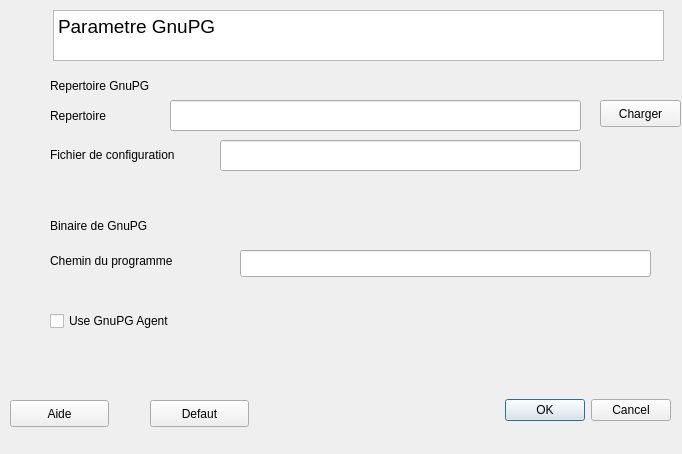
<?xml version="1.0" encoding="UTF-8"?>
<ui version="4.0">
 <class>config</class>
 <widget class="QDialog" name="config">
  <property name="geometry">
   <rect>
    <x>0</x>
    <y>0</y>
    <width>682</width>
    <height>454</height>
   </rect>
  </property>
  <property name="windowTitle">
   <string>Dialog</string>
  </property>
  <widget class="QLineEdit" name="lineEdit">
   <property name="geometry">
    <rect>
     <x>220</x>
     <y>140</y>
     <width>361</width>
     <height>31</height>
    </rect>
   </property>
  </widget>
  <widget class="QLineEdit" name="lineEdit_2">
   <property name="geometry">
    <rect>
     <x>170</x>
     <y>100</y>
     <width>411</width>
     <height>31</height>
    </rect>
   </property>
  </widget>
  <widget class="QPushButton" name="pushButton">
   <property name="geometry">
    <rect>
     <x>600</x>
     <y>100</y>
     <width>81</width>
     <height>27</height>
    </rect>
   </property>
   <property name="text">
    <string>Charger</string>
   </property>
  </widget>
  <widget class="QDialogButtonBox" name="buttonBox">
   <property name="geometry">
    <rect>
     <x>490</x>
     <y>390</y>
     <width>181</width>
     <height>41</height>
    </rect>
   </property>
   <property name="standardButtons">
    <set>QDialogButtonBox::Cancel|QDialogButtonBox::Ok</set>
   </property>
  </widget>
  <widget class="QCheckBox" name="checkBox">
   <property name="geometry">
    <rect>
     <x>50</x>
     <y>310</y>
     <width>171</width>
     <height>22</height>
    </rect>
   </property>
   <property name="text">
    <string>Use GnuPG Agent</string>
   </property>
  </widget>
  <widget class="QLabel" name="label">
   <property name="geometry">
    <rect>
     <x>50</x>
     <y>100</y>
     <width>131</width>
     <height>31</height>
    </rect>
   </property>
   <property name="text">
    <string>Repertoire </string>
   </property>
  </widget>
  <widget class="QLabel" name="label_2">
   <property name="geometry">
    <rect>
     <x>50</x>
     <y>139</y>
     <width>221</width>
     <height>31</height>
    </rect>
   </property>
   <property name="text">
    <string>Fichier de configuration</string>
   </property>
  </widget>
  <widget class="QLabel" name="label_3">
   <property name="geometry">
    <rect>
     <x>50</x>
     <y>210</y>
     <width>151</width>
     <height>31</height>
    </rect>
   </property>
   <property name="text">
    <string>Binaire de GnuPG</string>
   </property>
  </widget>
  <widget class="QLabel" name="label_4">
   <property name="geometry">
    <rect>
     <x>50</x>
     <y>250</y>
     <width>171</width>
     <height>21</height>
    </rect>
   </property>
   <property name="text">
    <string>Chemin du programme</string>
   </property>
  </widget>
  <widget class="QLineEdit" name="lineEdit_3">
   <property name="geometry">
    <rect>
     <x>240</x>
     <y>250</y>
     <width>411</width>
     <height>27</height>
    </rect>
   </property>
  </widget>
  <widget class="QLabel" name="label_5">
   <property name="geometry">
    <rect>
     <x>50</x>
     <y>70</y>
     <width>261</width>
     <height>31</height>
    </rect>
   </property>
   <property name="text">
    <string>Repertoire GnuPG</string>
   </property>
  </widget>
  <widget class="QPushButton" name="pushButton_2">
   <property name="geometry">
    <rect>
     <x>10</x>
     <y>400</y>
     <width>99</width>
     <height>27</height>
    </rect>
   </property>
   <property name="text">
    <string>Aide</string>
   </property>
  </widget>
  <widget class="QPushButton" name="pushButton_3">
   <property name="geometry">
    <rect>
     <x>150</x>
     <y>400</y>
     <width>99</width>
     <height>27</height>
    </rect>
   </property>
   <property name="text">
    <string>Defaut</string>
   </property>
  </widget>
  <widget class="QTextEdit" name="textEdit">
   <property name="geometry">
    <rect>
     <x>53</x>
     <y>10</y>
     <width>611</width>
     <height>51</height>
    </rect>
   </property>
   <property name="html">
    <string>&lt;!DOCTYPE HTML PUBLIC &quot;-//W3C//DTD HTML 4.0//EN&quot; &quot;http://www.w3.org/TR/REC-html40/strict.dtd&quot;&gt;
&lt;html&gt;&lt;head&gt;&lt;meta name=&quot;qrichtext&quot; content=&quot;1&quot; /&gt;&lt;style type=&quot;text/css&quot;&gt;
p, li { white-space: pre-wrap; }
&lt;/style&gt;&lt;/head&gt;&lt;body style=&quot; font-family:'Ubuntu'; font-size:11pt; font-weight:400; font-style:normal;&quot;&gt;
&lt;p style=&quot; margin-top:0px; margin-bottom:0px; margin-left:0px; margin-right:0px; -qt-block-indent:0; text-indent:0px;&quot;&gt;&lt;span style=&quot; font-size:14pt;&quot;&gt;Parametre GnuPG &lt;/span&gt;&lt;/p&gt;&lt;/body&gt;&lt;/html&gt;</string>
   </property>
  </widget>
 </widget>
 <resources/>
 <connections/>
</ui>
